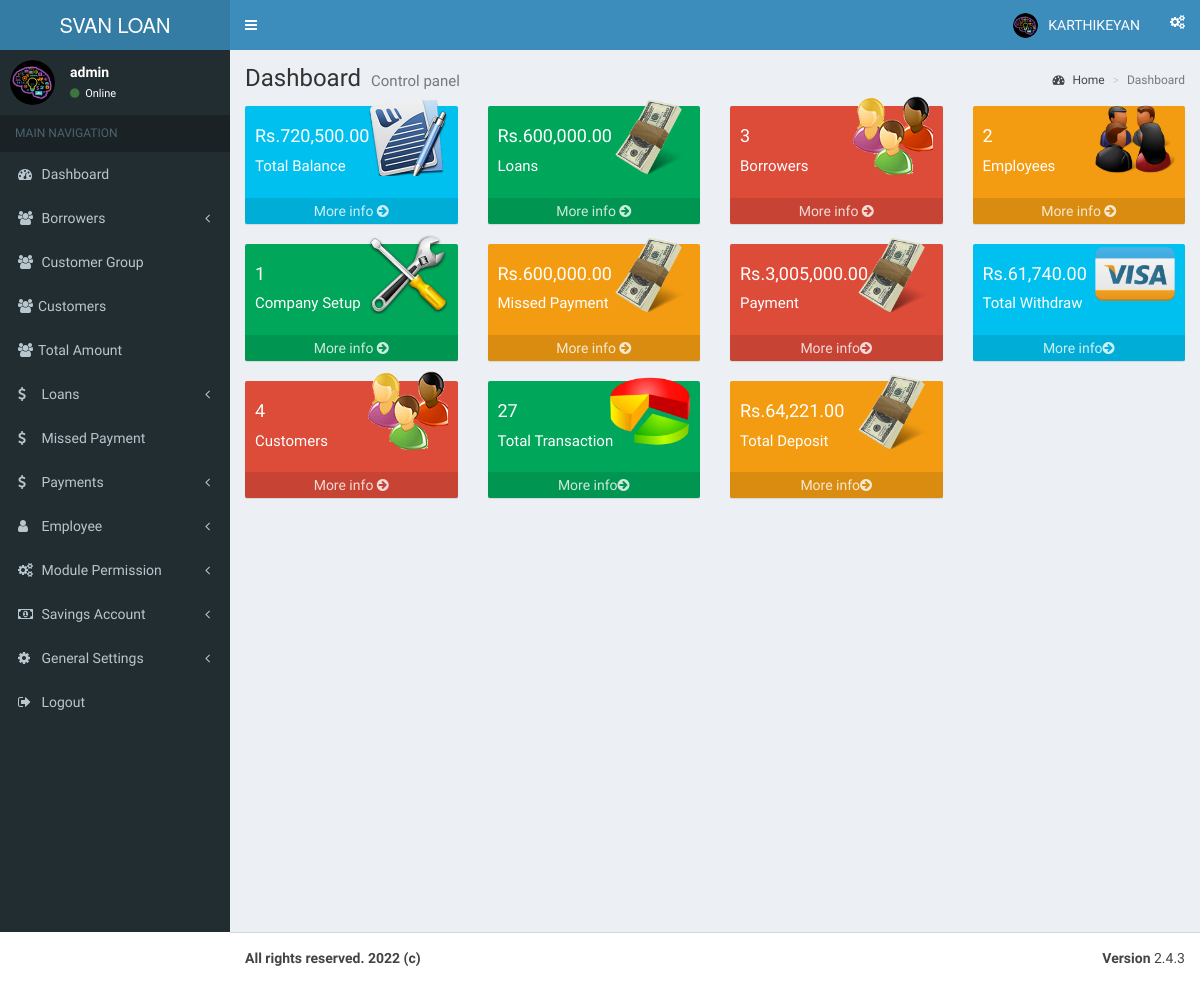
The page /application/dashboard.php?tid=Loan=21319580 (signed in) on the database its author committed.
### tables this page shows
CREATE TABLE `systemset` (
  `sysid` int(11) NOT NULL,
  `title` varchar(200) NOT NULL,
  `name` varchar(200) NOT NULL,
  `footer` text NOT NULL,
  `abb` varchar(200) NOT NULL,
  `fax` text NOT NULL,
  `currency` text NOT NULL,
  `website` text NOT NULL,
  `mobile` text NOT NULL,
  `image` varchar(200) NOT NULL,
  `address` text NOT NULL,
  `email` text NOT NULL,
  `map` text NOT NULL,
  `stamp` varchar(350) NOT NULL,
  `timezone` text NOT NULL,
  `sms_charges` varchar(200) NOT NULL
);

CREATE TABLE `user` (
  `userid` int(11) NOT NULL,
  `name` varchar(200) NOT NULL,
  `email` varchar(200) NOT NULL,
  `phone` varchar(200) NOT NULL,
  `addr1` text NOT NULL,
  `addr2` text NOT NULL,
  `city` varchar(200) NOT NULL,
  `state` varchar(200) NOT NULL,
  `zip` varchar(200) NOT NULL,
  `country` varchar(200) NOT NULL,
  `comment` varchar(200) NOT NULL,
  `username` varchar(200) NOT NULL,
  `password` varchar(200) NOT NULL,
  `id` varchar(200) NOT NULL,
  `image` text NOT NULL,
  `role` varchar(200) NOT NULL
);

### application/include/top_bar.php (the view, shortened to what the rows shown need)
<header class="main-header">
  <a href="application/index.php" class="logo">
     <span class="logo-lg"><?php echo $row ['name'];?></span>
   </a>
   <nav class="navbar navbar-static-top">
     <div class="navbar-custom-menu">
         <li class="dropdown user user-menu">
           <a href="#" class="dropdown-toggle" data-toggle="dropdown">
		<?php
		$id = $_SESSION['tid'];
		$call = mysqli_query($link, "SELECT * FROM user WHERE id = '$id'");
		if(mysqli_num_rows($call) == 0)
		{
		echo "<script>alert('Data Not Found!'); </script>";
		}
		else
		{
		while($row = mysqli_fetch_assoc($call))
		{
		?>
             <img src="../<?php echo $row['image'];?>" class="user-image" alt="User Image">
         <span class="hidden-xs"><?php echo $row ['name'] ;?></span>
           </a>
				<?php }}?>
         </li>
     </div>
   </nav>
 </header>

### application/include/side_bar.php (shortened to what the rows shown need)
<aside class="main-sidebar">
    <section class="sidebar">
      <div class="user-panel">
        <div class="pull-left image">
		<?php
			$id = $_SESSION['tid'];
			$call = mysqli_query($link, "SELECT * FROM user WHERE id = '$id'");
			if(mysqli_num_rows($call) == 0)
			{
			echo "<script>alert('Data Not Found!'); </script>";
			}
			else
			{
			while($row = mysqli_fetch_assoc($call))
			{
			?>
          <img src="../<?php echo $row['image'];?>" class="img-circle" alt="User Image">
        </div>
        <div class="pull-left info">
          <p><?php echo $row ['username'] ;?></p>
          <a href="#"><i class="fa fa-circle text-success"></i> Online</a>
		  <?php }}?>
        </div>
      </div>
    </section>
  </aside>

### application/include/dashboard_chart.php (shortened to what the rows shown need)
<div class="row">
<?php
$check = mysqli_query($link, "SELECT * FROM emp_permission WHERE tid = '".$_SESSION['tid']."' AND module_name = 'Employee Wallet'") or die ("Error" . mysqli_error($link));
$get_check = mysqli_fetch_array($check);
$pcreate = $get_check['pcreate'];
$pread = $get_check['pread'];
if($pcreate == '1' || $pread == '1')
{
?>
        <div class="col-lg-3 col-xs-6">
          <div class="small-box bg-aqua">
            <div class="inner">
			<h4>
<?php
 $tot=0;
$select = mysqli_query($link, "SELECT * FROM borrowers") or die (mysqli_error($link));
if(mysqli_num_rows($select)==0)
{
echo "0.00";
}
else{
while($row = mysqli_fetch_array($select))
{
$select1 = mysqli_query($link, "SELECT * FROM systemset") or die (mysqli_error($link));
while($row1 = mysqli_fetch_array($select1))
{
  $bal = $row['balance'];
  $currency = $row1['currency'];
  $tot = $tot + $bal;
}
}
echo $currency.number_format($tot,2,".",",")."</b>";
}
?>			</h4>
              <p>Total Balance</p>
            </div>
          </div>
        </div>
<?php
}
else{
	echo '';
}
?>
<?php
$check = mysqli_query($link, "SELECT * FROM emp_permission WHERE tid = '".$_SESSION['tid']."' AND module_name = 'Loan Details'") or die ("Error" . mysqli_error($link));
$get_check = mysqli_fetch_array($check);
$pcreate = $get_check['pcreate'];
$pread = $get_check['pread'];
if($pcreate == '1' || $pread == '1')
{
?>
        <div class="col-lg-3 col-xs-6">
          <div class="small-box bg-green">
            <div class="inner">
<h4>
<?php
$select = mysqli_query($link, "SELECT SUM(amount) FROM loan_info") or die (mysqli_error($link));
while($row = mysqli_fetch_array($select))
{
$select1 = mysqli_query($link, "SELECT * FROM systemset") or die (mysqli_error($link));
while($row1 = mysqli_fetch_array($select1))
{
$currency = $row1['currency'];
echo $currency.number_format($row['SUM(amount)'],2,".",",")."</b>";
}
}
?>
</h4>
			<p>Loans</p>
            </div>
             <?php echo ($pread == 1) ? '<a href="listloans.php?tid='.$_SESSION['tid'].'&&mid='.base64_encode("405").'" class="small-box-footer">More info <i class="fa fa-arrow-circle-right"></i></a> </div>' : '<a href="#" class="small-box-footer">-------</a>'; ?>
        </div>
<?php
}
else{
	echo '';
}
?>
<?php
$check = mysqli_query($link, "SELECT * FROM emp_permission WHERE tid = '".$_SESSION['tid']."' AND module_name = 'Missed Payment'") or die ("Error" . mysqli_error($link));
$get_check = mysqli_fetch_array($check);
$pcreate = $get_check['pcreate'];
$pread = $get_check['pread'];
if($pcreate == '1' || $pread == '1')
{
?>
		   <div class="col-lg-3 col-xs-6">
          <div class="small-box bg-yellow">
            <div class="inner">
			<h4>
<?php
$select = mysqli_query($link, "SELECT SUM(amount) FROM loan_info") or die (mysqli_error($link));
while($row = mysqli_fetch_array($select))
{
$select1 = mysqli_query($link, "SELECT * FROM systemset") or die (mysqli_error($link));
while($row1 = mysqli_fetch_array($select1))
{
$currency = $row1['currency'];
echo $currency.number_format($row['SUM(amount)'],2,".",",")."</b>";
}
}
?>
			</h4>
              <p>Missed Payment</p>
            </div>
          </div>
        </div>
<?php
}
else{
	echo '';
}
?>
<?php
$check = mysqli_query($link, "SELECT * FROM emp_permission WHERE tid = '".$_SESSION['tid']."' AND module_name = 'Payment'") or die ("Error" . mysqli_error($link));
$get_check = mysqli_fetch_array($check);
$pcreate = $get_check['pcreate'];
$pread = $get_check['pread'];
if($pcreate == '1' || $pread == '1')
{
?>
        <div class="col-lg-3 col-xs-6">
          <div class="small-box bg-red">
            <div class="inner">
			<h4>
<?php
$select = mysqli_query($link, "SELECT SUM(amount_to_pay) FROM payments") or die (mysqli_error($link));
while($row = mysqli_fetch_array($select))
{
$select1 = mysqli_query($link, "SELECT * FROM systemset") or die (mysqli_error($link));
while($row1 = mysqli_fetch_array($select1))
{
$currency = $row1['currency'];
echo $currency.number_format($row['SUM(amount_to_pay)'],2,".",",")."</b>";
}
}
?>
			</h4>
              <p>Payment </p>
            </div>
          </div>
        </div>
<?php
}
else{
	echo '';
}
?>
<?php
$check = mysqli_query($link, "SELECT * FROM emp_permission WHERE tid = '".$_SESSION['tid']."' AND module_name = 'Savings Account'") or die ("Error" . mysqli_error($link));
$get_check = mysqli_fetch_array($check);
$pcreate = $get_check['pcreate'];
$pread = $get_check['pread'];
if($pcreate == '1' || $pread == '1')
{
?>
		<div class="col-lg-3 col-xs-6">
          <div class="small-box bg-aqua">
            <div class="inner">
			<h4>
<?php
$select = mysqli_query($link, "SELECT SUM(amount) FROM transaction WHERE t_type = 'Withdraw'") or die (mysqli_error($link));
while($row = mysqli_fetch_array($select))
{
$select1 = mysqli_query($link, "SELECT * FROM systemset") or die (mysqli_error($link));
while($row1 = mysqli_fetch_array($select1))
{
$currency = $row1['currency'];
echo $currency.number_format($row['SUM(amount)'],2,".",",")."</b>";
}
}
?>
			</h4>
              <p>Total Withdraw </p>
            </div>
          </div>
        </div>
		<div class="col-lg-3 col-xs-6">
          <div class="small-box bg-yellow">
            <div class="inner">
			<h4>
<?php
$select = mysqli_query($link, "SELECT SUM(amount) FROM transaction WHERE t_type = 'Deposit'") or die (mysqli_error($link));
while($row = mysqli_fetch_array($select))
{
$select1 = mysqli_query($link, "SELECT * FROM systemset") or die (mysqli_error($link));
while($row1 = mysqli_fetch_array($select1))
{
$currency = $row1['currency'];
echo $currency.number_format($row['SUM(amount)'],2,".",",")."</b>";
}
}
?>
			</h4>
              <p>Total Deposit </p>
            </div>
          </div>
        </div>
<?php
}
else{
	echo '';
}
?>
</div>
</div>

### application/include/footer.php (shortened to what the rows shown need)
  <footer class="main-footer">
    <div class="pull-right hidden-xs">
      <b>Version</b> 2.4.3
    </div>
	<?php $sql = "SELECT footer FROM systemset";
		$result = mysqli_query($link,$sql);
  		if(!$result)
  		{
		echo '
		<div class="alert alert-error">
		<button type="button" class="close" data-dismiss="alert">×</button>
		<strong>Warning!</strong> Unable to select! check database con.
		</div>';
		}
		else
		{
while ($row=mysqli_fetch_array($result))
		{
?>
    <strong> <?php echo $row ['footer'];?>   </strong>
	<?php }}?>
  </footer>
</body>
</html>

### rows shown on the page
systemset: name "SVAN LOAN…", currency "Rs.", SUM "600,000.00", SUM "3,005,000.00", SUM "61,740.00", SUM "64,221.00", footer "All rights reserved. 2022 (c)"
user: image (picture), name "KARTHIKEYAN", username "admin"

### other values the page prints
$tot "720,500.00"
$num "3"
$num "2"
$num "1"
$num "4"
$nume "27"
